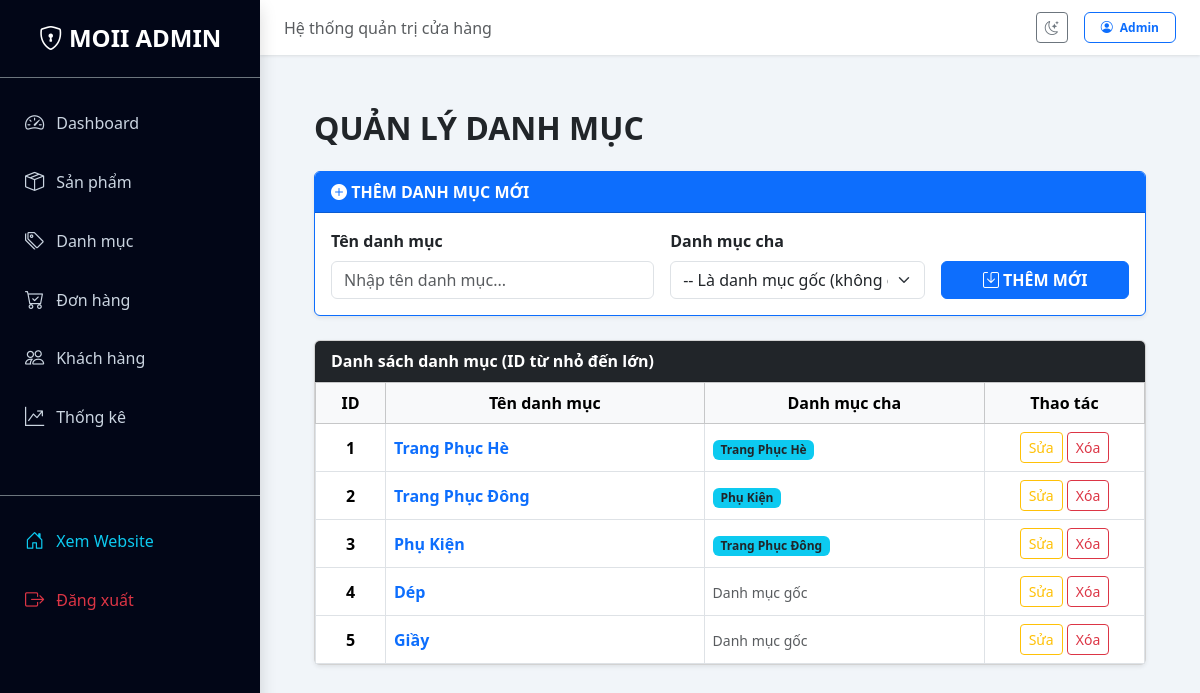
Screenshot of /Admin/QuanLyDanhMuc.php (signed in) with the database file from the repository.
### tables this page shows
CREATE TABLE `danhmuc` (
  `MaDM` int(11) NOT NULL,
  `TenDM` varchar(100) NOT NULL,
  `MoTa` text DEFAULT NULL,
  `MaDMCong` int(11) DEFAULT NULL
);

### Admin/QuanLyDanhMuc.php (the view, shortened to what this page needs)
<?php
include '../Trang_Chu_Includes/connect_db.inc';
$editData = ['MaDM' => '', 'TenDM' => '', 'MaDMCong' => ''];
$all_dm = $conn->query("SELECT d1.*, d2.TenDM as TenCha FROM danhmuc d1 LEFT JOIN danhmuc d2 ON d1.MaDMCong = d2.MaDM ORDER BY d1.MaDM ASC");
?>
<div class="container-fluid px-4">
    <h2 class="mt-4 mb-4 fw-bold text-uppercase">Quản lý Danh mục</h2>
    <div class="card mb-4 border-primary shadow-sm">
        <div class="card-header <?= $editData['MaDM'] ? 'bg-warning text-dark' : 'bg-primary text-white' ?> fw-bold">
            <i class="bi bi-plus-circle-fill"></i>
            <?= $editData['MaDM'] ? "ĐANG SỬA DANH MỤC (ID: ".$editData['MaDM'].")" : "THÊM DANH MỤC MỚI" ?>
        </div>
        <div class="card-body">
            <form method="POST" class="row g-3 align-items-end">
                <div class="col-md-5">
                    <label class="form-label fw-bold">Tên danh mục</label>
                    <input type="text" name="TenDM" class="form-control" placeholder="Nhập tên danh mục..."
                           value="<?= htmlspecialchars($editData['TenDM']) ?>" required>
                </div>
                <div class="col-md-4">
                    <label class="form-label fw-bold">Danh mục cha</label>
                    <select name="MaDMCong" class="form-select">
                        <option value="">-- Là danh mục gốc (không có cha) --</option>
                    </select>
                </div>
                <div class="col-md-3">
                    <button type="submit" name="btnLuu" class="btn <?= $editData['MaDM'] ? 'btn-warning' : 'btn-primary' ?> w-100 fw-bold">
                        <i class="bi bi-save"></i> <?= $editData['MaDM'] ? "CẬP NHẬT" : "THÊM MỚI" ?>
                    </button>
                </div>
            </form>
        </div>
    </div>
    <div class="card shadow-sm">
        <div class="card-header bg-dark text-white fw-bold">Danh sách danh mục (ID từ nhỏ đến lớn)</div>
        <div class="table-responsive">
            <table class="table table-hover table-bordered align-middle mb-0">
                <thead class="table-light text-center">
                    <tr>
                        <th width="70">ID</th>
                        <th>Tên danh mục</th>
                        <th>Danh mục cha</th>
                        <th width="160">Thao tác</th>
                    </tr>
                </thead>
                <tbody>
                    <?php while ($row = $all_dm->fetch_assoc()): ?>
                    <tr>
                        <td class="text-center fw-bold"><?= $row['MaDM'] ?></td>
                        <td class="fw-bold text-primary"><?= htmlspecialchars($row['TenDM']) ?></td>
                        <td>
                            <?php if($row['TenCha']): ?>
                                <span class="badge bg-info text-dark"><?= htmlspecialchars($row['TenCha']) ?></span>
                            <?php else: ?>
                                <span class="text-muted small">Danh mục gốc</span>
                            <?php endif; ?>
                        </td>
                        <td class="text-center">
                            <a href="?edit=<?= $row['MaDM'] ?>" class="btn btn-sm btn-outline-warning">Sửa</a>
                            <a href="?delete=<?= $row['MaDM'] ?>" class="btn btn-sm btn-outline-danger"
                               onclick="return confirm('Xóa danh mục này sẽ ảnh hưởng đến các sản phẩm bên trong. Xóa?')">Xóa</a>
                        </td>
                    </tr>
                    <?php endwhile; ?>
                </tbody>
            </table>
        </div>
    </div>
</div>
<?php
include "layout_admin.php";
?>

### Admin/layout_admin.php (style rules this page uses)
body { background: #f1f5f9; transition: all 0.3s; }

### rows the page displays
danhmuc: MaDM "1", TenDM "Trang Phục Hè"
danhmuc: MaDM "2", TenDM "Trang Phục Đông", MaDMCong.TenDM "Phụ Kiện"
danhmuc: MaDM "3", TenDM "Phụ Kiện", MaDMCong.TenDM "Trang Phục Đông"
danhmuc: MaDM "4", TenDM "Dép", shows "Danh mục gốc"
danhmuc: MaDM "5", TenDM "Giầy", shows "Danh mục gốc"
